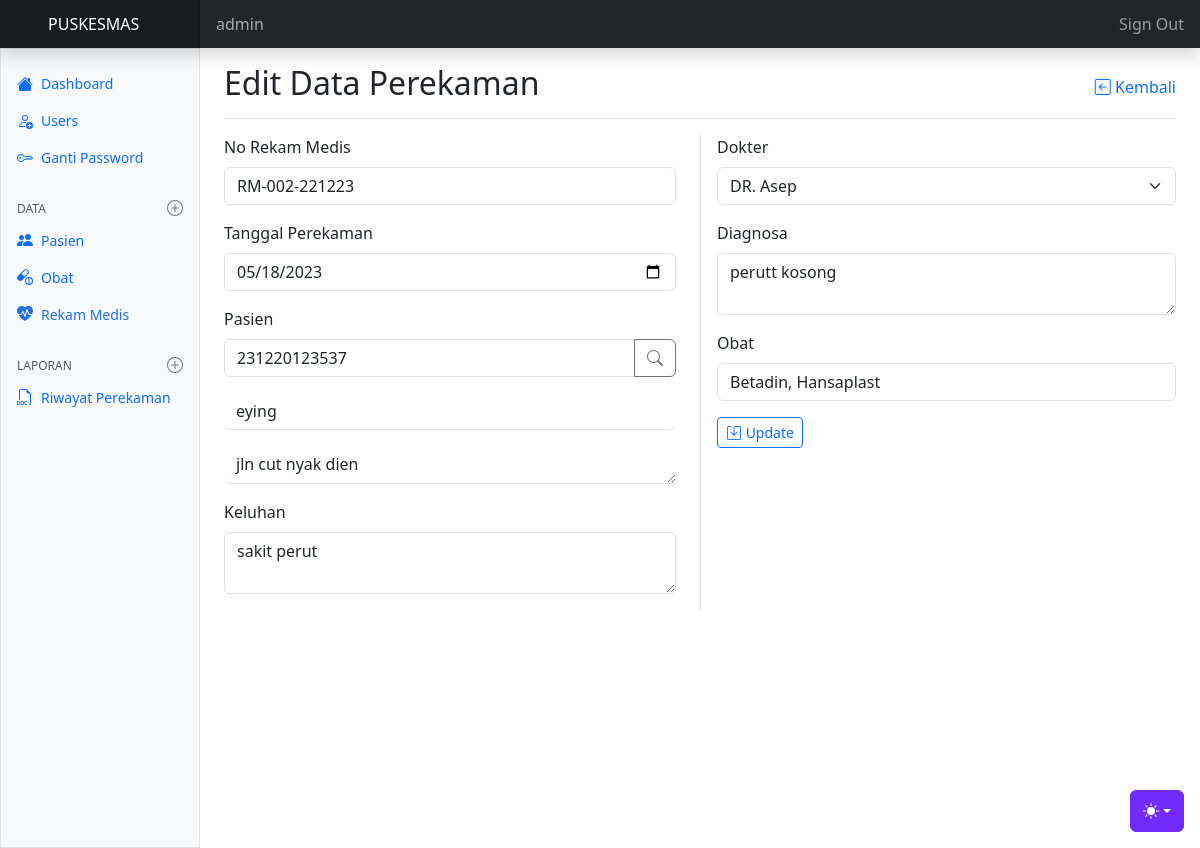
Page /rekammedis/edit-data.php?id=RM-002-221223 (signed in) on the committed database.
### tables this page shows
CREATE TABLE `tb_rekammedis` (
  `no_rm` varchar(15) NOT NULL,
  `tgl_rm` date NOT NULL,
  `id_pasien` varchar(20) NOT NULL,
  `keluhan` text NOT NULL,
  `id_dokter` int(11) NOT NULL,
  `diagnosa` text NOT NULL,
  `obat` text NOT NULL
);

CREATE TABLE `tb_pasien` (
  `id` varchar(100) NOT NULL,
  `nama` varchar(50) NOT NULL,
  `tnggl_lahir` date NOT NULL,
  `gender` enum('L','P') NOT NULL,
  `telpon` varchar(15) NOT NULL,
  `alamat` varchar(100) NOT NULL
);

CREATE TABLE `tb_user` (
  `id_user` int(11) NOT NULL,
  `username` varchar(50) NOT NULL,
  `fullname` varchar(50) NOT NULL,
  `password` varchar(255) NOT NULL,
  `jabatan` enum('1','2','3') NOT NULL COMMENT '1=administrator, 2=petugas, 3=dokter',
  `alamat` varchar(100) NOT NULL,
  `gambar` varchar(100) NOT NULL
);

### config.php (called while the page is built, shortened)
<?php
$main_url = "http://localhost/rekam_medis/";
?>

### rekammedis/edit-data.php (the view, shortened to what this page needs)
<?php
    require "../config.php";
    $id = $_GET['id'];
    $sqlRM = "SELECT *, tb_pasien.alamat AS alamatPasien FROM tb_rekammedis INNER JOIN tb_pasien ON tb_rekammedis.id_pasien = tb_pasien.id INNER JOIN tb_user ON tb_rekammedis.id_dokter = tb_user.id_user WHERE no_rm = '$id'";
    $queryRM = mysqli_query($koneksi, $sqlRM);
    $rm = mysqli_fetch_assoc($queryRM);
    require "../template/header.php";
    require "../template/navbar.php";
    require "../template/sidebar.php";
?>
    <main class="col-md-9 ms-sm-auto col-lg-10 px-md-4 min-vh-100">
      <div class="d-flex justify-content-between flex-wrap flex-md-nowrap align-items-center pt-3 pb-2 mb-3 border-bottom">
        <h1 class="h2">Edit Data Perekaman</h1>
        <a href="<?= $main_url ?>rekammedis/" class="text-decoration-none"><i class="bi bi-arrow-left-square align-top"></i> Kembali</a>
      </div>
        <form action="proses-data.php" method="post" class="form-bottom">
            <div class="row">
                <div class="col-lg-6 pe-4">
                    <div class="form-group mb-3">
                        <label for="no_rm" class="form-label">No Rekam Medis</label>
                        <input type="text" name="no_rm" class="form-control" id="no_rm" value="<?= $rm['no_rm'] ?>" readonly>
                    </div>
                    <div class="form-group mb-3">
                        <label for="tgl" class="form-label">Tanggal Perekaman</label>
                        <input type="date" name="tgl" class="form-control" id="tgl" value="<?= $rm['tgl_rm'] ?>">
                    </div>
                    <div class="form-group mb-3">
                        <label for="pasien" class="form-label">Pasien</label>
                        <div class="input-group mb-3">
                            <input type="text" id="pasien_id" name="id" class="form-control" placeholder="ID Pasien" value="<?= $rm['id_pasien'] ?>" readonly>
                            <button class="btn btn-outline-secondary" type="button" id="cari" data-bs-toggle="modal" data-bs-target="#modalPasien"><i class="bi bi-search align-top"></i></button>
                        </div>
                        <input type="text" name="namaPasien" class="form-control border-0 border-bottom mb-3" id="namaPasien" placeholder="nama pasien" value="<?= $rm['nama'] ?>" readonly>
                        <textarea name="alamatPasien" id="alamatPasien" class="form-control border-0 border-bottom" placeholder="alamat pasien" rows="1" readonly><?= $rm['alamatPasien'] ?></textarea>
                    </div>
                    <div class="form-group mb-3">
                        <label for="keluhan" class="form-label">Keluhan</label>
                        <textarea name="keluhan" id="keluhan" class="form-control" placeholder="keluhan yang dialami"><?= $rm['keluhan'] ?></textarea>
                    </div>
                </div>
                <div class="col-lg-6 border-start ps-3">
                    <div class="form-group mb-3">
                        <label for="dokter" class="form-label">Dokter</label>
                        <select name="dokter" id="dokter" class="form-select">
                            <?php
                                $getDokter = mysqli_query($koneksi, "SELECT * FROM tb_user WHERE jabatan = 3");
                                while ($dokter = mysqli_fetch_assoc($getDokter)) {
                            ?>
                            <option value="<?= $dokter['id_user']?>" <?= $dokter['id_user'] == $rm['id_dokter'] ? 'selected' : ''  ?>><?= $dokter['fullname'] ?></option>
                            <?php } ?>
                        </select>
                    </div>
                    <div class="form-group mb-3">
                        <label for="diagnosa" class="form-label">Diagnosa</label>
                        <textarea name="diagnosa" id="diagnosa" class="form-control" placeholder="hasil dignosa dokter"><?= $rm['diagnosa'] ?></textarea>
                    </div>
                    <div class="form-group mb-3">
                        <label for="obat" class="form-label">Obat</label>
                        <input type="text" name="obat" class="form-control" id="tokenfield" value="<?= $rm['obat'] ?>">
                    </div>
                    <button type="submit" name="update" class="btn btn-outline-primary btn-sm"><i class="bi bi-save align-top"></i> Update</button>
                </div>
            </div>
        </form>
    </main>
<?php
  require "../template/footer.php";
?>

### assets/dashboard/dashboard.css (style rules this page uses)
.bi { display: inline-block; width: 1rem; height: 1rem; }

### template/header.php (style rules this page uses)
.bi { vertical-align: -.125em; fill: currentColor; }

### rows in the picture
tb_rekammedis: no_rm "RM-002-221223", tgl "05/18/2023", id "231220123537", namaPasien "eying", alamatPasien "jln cut nyak dien", keluhan "sakit perut", dokter "DR. Asep", diagnosa "perutt kosong", obat "Betadin, Hansaplast"

### other values in the picture
$_SESSION['ssUserRM'] "admin"
